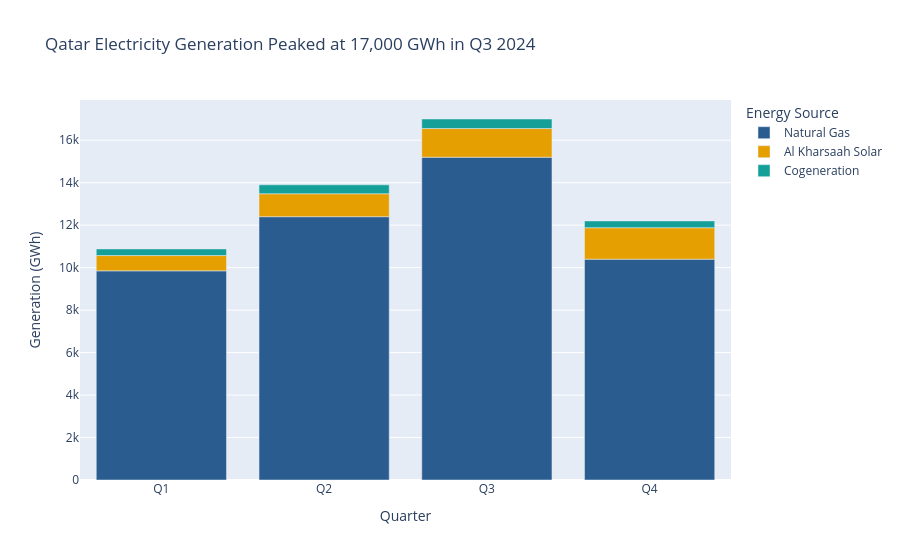

The notebook cell saved with this chart:
### Code cell
# --- Plotly Express Implementation: Interactive Stacked Bar Chart ---
fig = px.bar(
    df, 
    x="quarter", 
    y="generation_gwh", 
    color="energy_source",
    color_discrete_map={"Natural Gas": "#2B5C8F", "Al Kharsaah Solar": "#E69F00", "Cogeneration": "#14A098"},
    title="Qatar Electricity Generation Peaked at 17,000 GWh in Q3 2024",
    labels={"quarter": "Quarter", "generation_gwh": "Generation (GWh)", "energy_source": "Energy Source"}
)

fig.update_layout(yaxis_title="Generation (GWh)")
fig.show()

### Figure 1 — Plotly figure (JSON) as saved in the notebook; plotly's stock layout.template omitted (floating-point values rounded to 4 significant figures)
{"data": [{"hovertemplate": "Energy Source=Natural Gas<br>Quarter=%{x}<br>Generation (GWh)=%{y}<extra></extra>", "legendgroup": "Natural Gas", "marker": {"color": "#2B5C8F", "pattern": {"shape": ""}}, "name": "Natural Gas", "orientation": "v", "showlegend": true, "textposition": "auto", "type": "bar", "x": ["Q1", "Q2", "Q3", "Q4"], "xaxis": "x", "y": [9850, 12400, 15200, 10400], "yaxis": "y"}, {"hovertemplate": "Energy Source=Al Kharsaah Solar<br>Quarter=%{x}<br>Generation (GWh)=%{y}<extra></extra>", "legendgroup": "Al Kharsaah Solar", "marker": {"color": "#E69F00", "pattern": {"shape": ""}}, "name": "Al Kharsaah Solar", "orientation": "v", "showlegend": true, "textposition": "auto", "type": "bar", "x": ["Q1", "Q2", "Q3", "Q4"], "xaxis": "x", "y": [720, 1080, 1350, 1480], "yaxis": "y"}, {"hovertemplate": "Energy Source=Cogeneration<br>Quarter=%{x}<br>Generation (GWh)=%{y}<extra></extra>", "legendgroup": "Cogeneration", "marker": {"color": "#14A098", "pattern": {"shape": ""}}, "name": "Cogeneration", "orientation": "v", "showlegend": true, "textposition": "auto", "type": "bar", "x": ["Q1", "Q2", "Q3", "Q4"], "xaxis": "x", "y": [310, 420, 450, 320], "yaxis": "y"}], "layout": {"barmode": "relative", "legend": {"title": {"text": "Energy Source"}, "tracegroupgap": 0}, "title": {"text": "Qatar Electricity Generation Peaked at 17,000 GWh in Q3 2024"}, "xaxis": {"anchor": "y", "domain": [0, 1], "title": {"text": "Quarter"}}, "yaxis": {"anchor": "x", "domain": [0, 1], "title": {"text": "Generation (GWh)"}}}}
